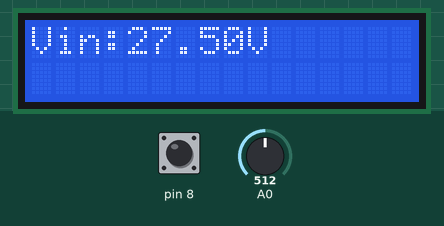
Simulated run of this sketch. Board: Arduino Uno, built with avr-gcc and run on an emulated ATmega328P. Parts: 16×2 character LCD. The inputs (shaded band) are chosen by the test bench; at power-on: pin 8 HIGH, A0 = 512.

Above: at 4.2 s.
4.3 s: pin 8 pulled LOW for 3.2 s
At 7.8 s:
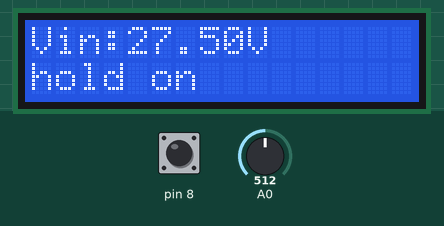
9.0 s: pin 8 pulled LOW for 0.6 s
At 9.8 s:
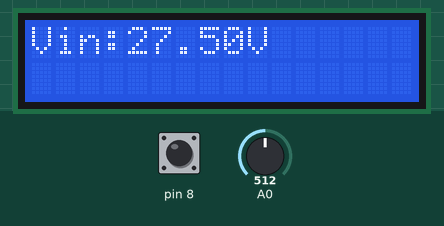
11.1 s: A0 set to 716
At 12.0 s:
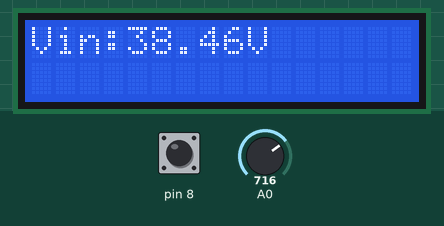
13.0 s: A0 set to 900
At 13.4 s:
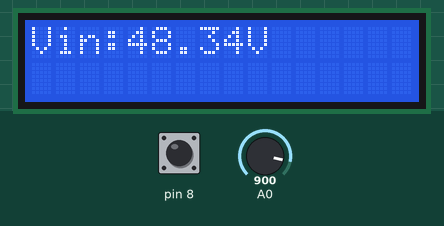
14.5 s: A0 set to 1023
At 14.8 s:
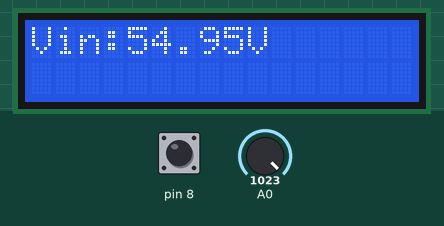
Timing chart, 0 to 17.0 s (numbered marks = the images above; inputs shaded):
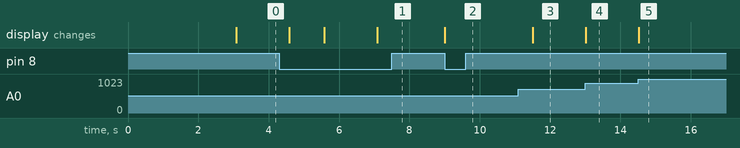

The sketch:

Digital_voltmeter_50Vdc.ino
```cpp
/*************************************
 * Program : Project 21. Digital voltmeter maksimal 50Vdc
 * Input   : Sensor Voltage devider, Tombol Push ON
 * Output  : LCD 2x16
 * 125 Proyek Arduino Inkubatek
 * www.tokotronik.com
 * ***********************************/
#include <LiquidCrystal.h>
LiquidCrystal lcd(2, 3, 4, 5, 6, 7);

int hold,koma;

void setup(){
  pinMode(8,INPUT);
  digitalWrite(8,HIGH);
  lcd.begin(16, 2);
  lcd.setCursor(0,0);
  lcd.print("DigitalVoltmeter");
  lcd.setCursor(0,1);
  lcd.print(" Vin mak 50Volt");
  delay(3000);
  lcd.clear();
}

void loop(){
  int vin=(analogRead(A0));
  float voltage = vin * (5.0 / 1023.0);
  voltage=voltage/0.091;
  lcd.setCursor(0,0);
  lcd.print("Vin:");
  lcd.print(voltage);
  lcd.print("V    ");
  if (digitalRead(8)==0){
    hold=1;
    lcd.setCursor(0,1);
    lcd.print("hold on");
    delay(1000);
    do{
      if (digitalRead(8)==0){
        lcd.setCursor(0,1);
        lcd.print("          ");
        delay(1000);
        hold=0;
      }
    }
    while(hold);
  }
  delay(500);
}
```

Measured:
- after the input at 4.3 s, the display: changes after 0.28 s (image 1)
- after the input at 9.0 s, the display: changes at once (image 2)
- after the input at 11.1 s, the display: changes after 0.41 s (image 3)
- after the input at 13.0 s, the display: changes at once (image 4)
- after the input at 14.5 s, the display: changes at once (image 5)
